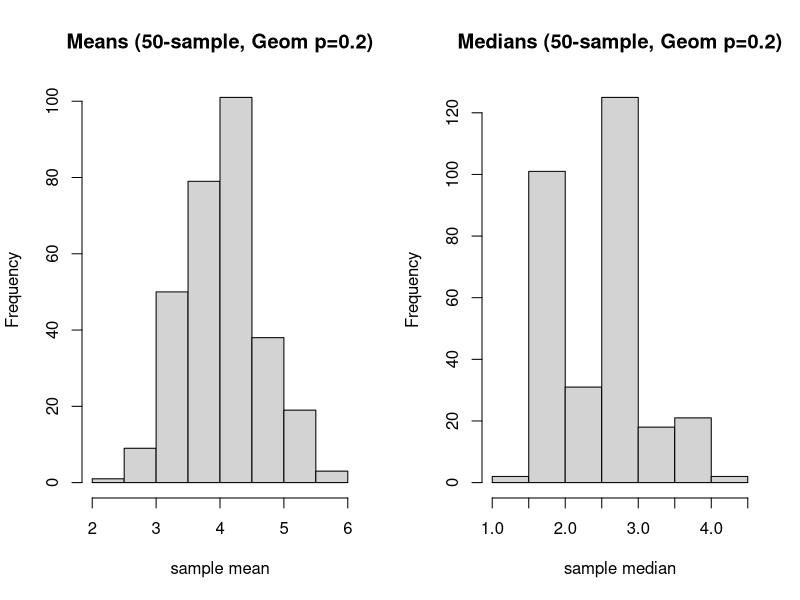
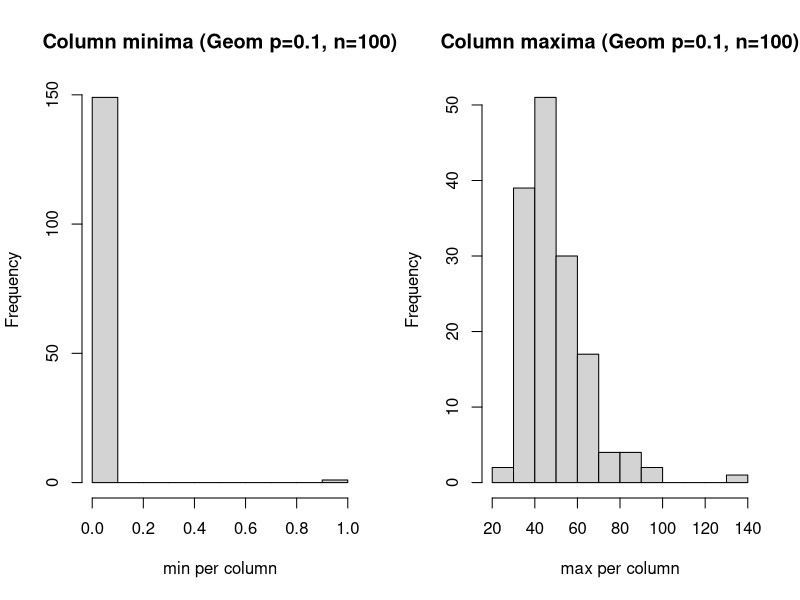
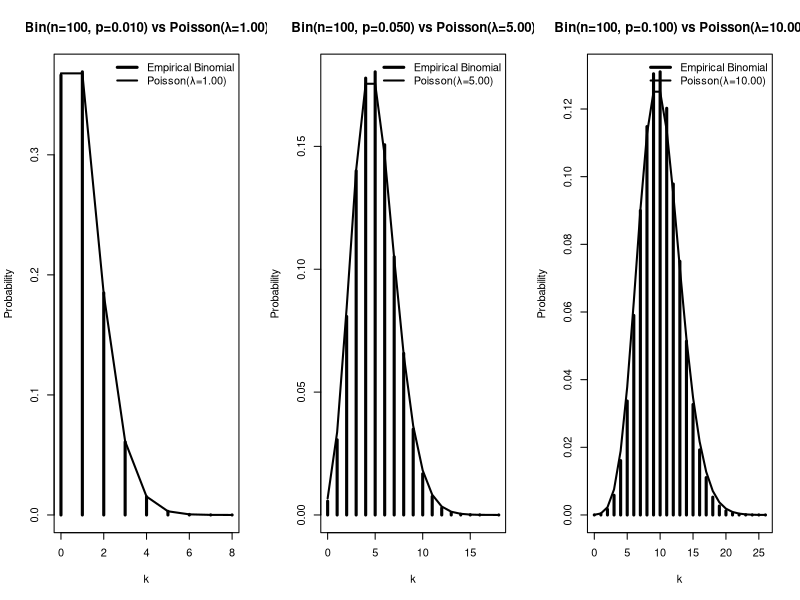

Source code (R) for these figures, in order:
# MATH163 – Week 05: TRY SOLUTIONS (base R script)
# -------------------------------------------------
# Answers for the "Try it yourself" items in week 5.
# No external packages or files are required.

set.seed(163)

#### [5-TY-1] ############################################################
# Build a 50×300 matrix of Geom(p = 0.2) using replicate().
# Show side-by-side histograms of column MEANS and MEDIANS.

m_ty <- replicate(300, rgeom(50, prob = 0.2))  # 50 rows × 300 cols
means_ty   <- colMeans(m_ty)
medians_ty <- apply(m_ty, 2, median)

op <- par(mfrow = c(1, 2))
hist(means_ty,
     main = "Means (50-sample, Geom p=0.2)",
     xlab = "sample mean")
hist(medians_ty,
     main = "Medians (50-sample, Geom p=0.2)",
     xlab = "sample median")
par(op)

# Notes:
# • Means tend to look more bell-shaped by CLT, even for skewed data.
# • Medians preserve discreteness/skew more visibly for Geometric data.


#### [5-TY-2] ############################################################
# Using m1 (100×150, Geom p=0.1), draw histograms of column MINIMA and MAXIMA.

m1 <- matrix(rgeom(100 * 150, prob = 0.1), nrow = 100, ncol = 150)

mins_m1 <- apply(m1, 2, min)
maxs_m1 <- apply(m1, 2, max)

op <- par(mfrow = c(1, 2))
hist(mins_m1,
     main = "Column minima (Geom p=0.1, n=100)",
     xlab = "min per column")
hist(maxs_m1,
     main = "Column maxima (Geom p=0.1, n=100)",
     xlab = "max per column")
par(op)

# Notes:
# • Minima: many columns contain a 0 (failures before first success), so mass near 0.
# • Maxima: long right tail—occasional large runs inflate the maximum.


#### [5-TY-3] ############################################################
# For n = 100, run the Binomial→Poisson visual check for p ∈ {0.01, 0.05, 0.1}.
# For each p:
#   (a) simulate many Binomial draws,
#   (b) estimate empirical PMF by relative frequencies,
#   (c) overlay Poisson(λ = n p).

overlay_poisson <- function(n = 100, p = 0.01, B = 200000) {
  x   <- rbinom(B, size = n, prob = p)
  tb  <- table(x)
  k   <- as.integer(names(tb))      # support values with nonzero counts
  emp <- as.numeric(tb) / sum(tb)   # empirical mass at each k
  
  # Base plot as vertical lines for empirical PMF
  plot(k, emp, type = "h", lwd = 3,
       main = sprintf("Bin(n=%d, p=%.3f) vs Poisson(λ=%.2f)", n, p, n*p),
       xlab = "k", ylab = "Probability")
  
  # Overlay Poisson PMF at same support
  lines(k, dpois(k, lambda = n * p), lwd = 2)
  legend("topright",
         legend = c("Empirical Binomial", sprintf("Poisson(λ=%.2f)", n*p)),
         lwd = c(3, 2), bty = "n")
}

op <- par(mfrow = c(1, 3))
overlay_poisson(p = 0.01)
overlay_poisson(p = 0.05)
overlay_poisson(p = 0.10)
par(op)

# Notes:
# • The Poisson approximation is best for small p with moderate n (λ = n p fixed).
# • As p grows, the Binomial shape departs more from Poisson.
